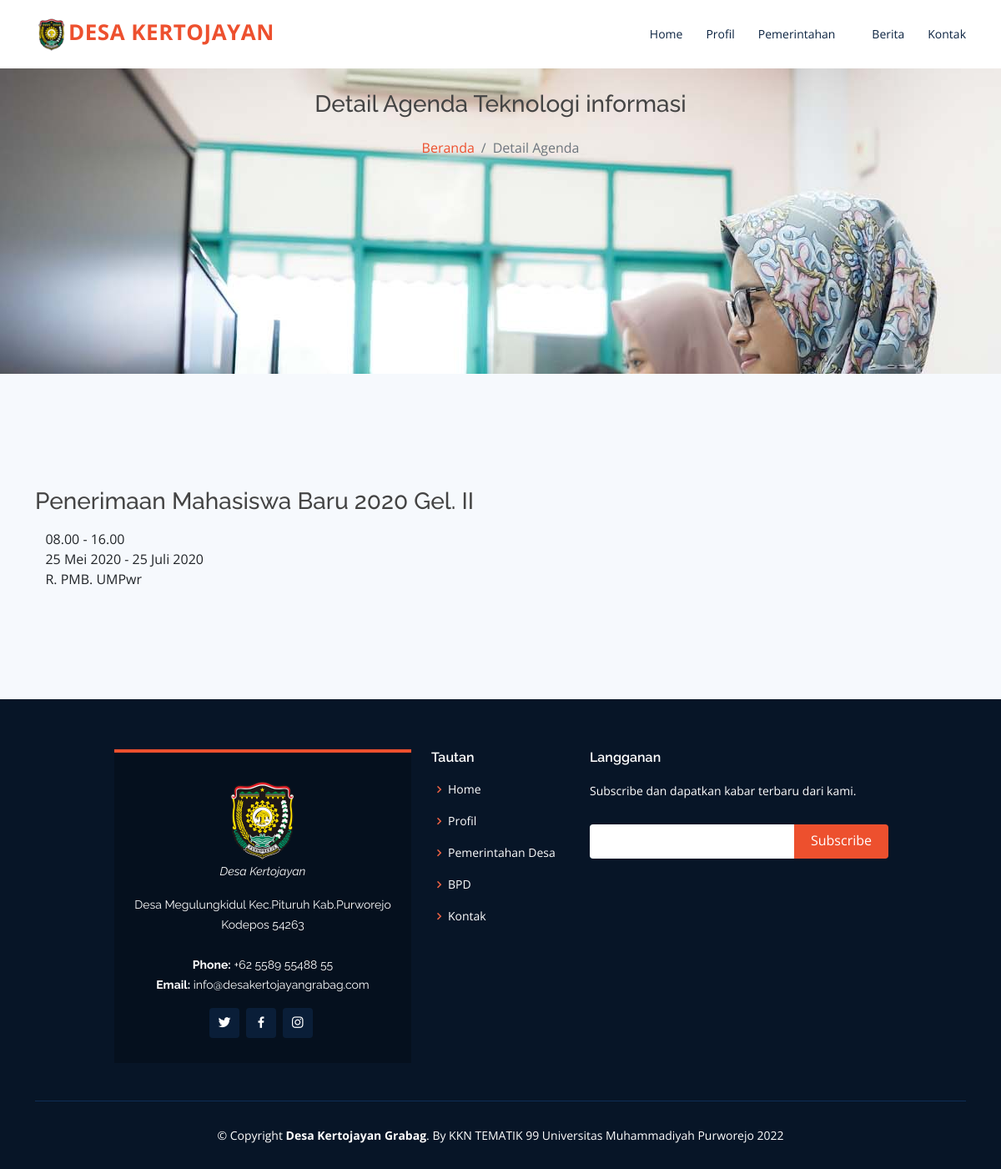
Page /agenda/detail/5 on the committed database.
### tables this page shows
CREATE TABLE `agenda` (
  `idagenda` int(11) NOT NULL,
  `agenda_detail` text NOT NULL,
  `agenda_day` varchar(32) NOT NULL,
  `agenda_time` varchar(64) NOT NULL,
  `location_agenda` varchar(255) NOT NULL,
  `time_agenda` varchar(255) NOT NULL,
  `agenda_month` varchar(32) NOT NULL,
  `agenda_date` varchar(32) NOT NULL,
  `agenda_description` text NOT NULL,
  `agenda_penyelenggara` varchar(255) NOT NULL,
  `agenda_contact` varchar(64) NOT NULL,
  `img_agenda` text NOT NULL
);

### application/controllers/Agenda.php (called while the page is built, shortened)
<?php
class Agenda extends CI_Controller
{
    public function __construct()
    {
        $this->load->model('Beranda_m');
    }
    public function detail($idagenda)
    {
        $data['detail']             = $this->Beranda_m->getDataAgendaById($idagenda);
        $data['frontdatarow']       = $this->Beranda_m->getAllDataRow();
        $data['newsrow']            = $this->Beranda_m->getDataNewsRow();
        $this->load->view('templates/header', $data);
        $this->load->view('agenda/detailagenda', $data);
        $this->load->view('templates/footer', $data);
    }
}

### index.php (called while the page is built, shortened)
<?php
require_once BASEPATH.'core/CodeIgniter.php';

### application/models/Beranda_m.php (called while the page is built, shortened)
<?php
class Beranda_m extends CI_Model
{
    public function getDataAgendaById($idagenda)
    {
        return $this->db->get_where('agenda', array('idagenda' => $idagenda))->row();
    }
}

### application/views/agenda/detailagenda.php (the view, shortened to what this page needs)
<section id="hero_sub_head" class="d-flex justify-content-center mt-5" style="background-image: url('<?= base_url() ?>assets/img/header/sub-header3.jpg');">
    <div id="breadcrumb" class="container " data-aos="zoom-out" data-aos-delay="100">
        <h3 class="text-center">Detail Agenda<span> Teknologi informasi</span>
        </h3>
        <nav aria-label="breadcrumb ">
            <ol class="breadcrumb bg-transparent justify-content-center">
                <li class="breadcrumb-item"><a href="<?= base_url() ?>">Beranda</a></li>
                <li class="breadcrumb-item active " aria-current="page">Detail Agenda</li>
            </ol>
        </nav>
    </div>
</section>
<section class="pengumuman section-bg">
    <div class="container">
        <?php
        if (isset($detail)) {
        ?>
            <div class="row  ">
                <div class="col-md-12">
                    <div class="timeline">
                        <div class="col-md-12">
                            <div class="tl-item">
                                <div class="tl-circle">&nbsp;</div>
                            </div>
                            <div class="tl-item">
                                <div class="tl-circle">&nbsp;</div>
                            </div>
                            <div class="tl-item">
                                <div class="tl-event">
                                    <div class="agenda-title">
                                        <h3 class="ml-5 mt-1"><?= $detail->agenda_detail; ?></h3>
                                        <span class="ml-5 text-dark"><i class="icofont-clock-time pr-1"></i><?= $detail->agenda_time; ?></span>
                                        <br>
                                        <span class="ml-5 text-dark"><i class="icofont-calendar pr-1"></i><?= $detail->time_agenda; ?></span>
                                        <br>
                                        <span class="ml-5 text-dark"><i class="icofont-location-pin pr-1"></i><?= $detail->location_agenda; ?></span>
                                        <br>
                                        <span class="ml-5 text-dark"><i class="icofont-ui-user-group pr-1"></i><?= $detail->agenda_penyelenggara; ?></span>
                                        <br>
                                        <span class="ml-5 text-dark"><i class="icofont-ui-contact-list pr-1"></i><?= $detail->agenda_contact; ?></span>
                                    </div>
                                </div>
                            </div>
                            <div class="tl-item">
                                <div class="tl-end">&nbsp;</div>
                            </div>
                        </div>
                    </div>
                </div>
            </div>
        <?php
        } else {
            echo "";
        }
        ?>
    </div>
</section>

### assets/css/style.css (style rules this page uses)
body { font-family: "Open Sans", sans-serif; color: #444444; }
a { color: #ed502e; text-decoration: none; }
h1, h2, h3, h4, h5, h6 { font-family: "Raleway", sans-serif; }
@media (prefers-reduced-motion: no-preference) { :root { scroll-behavior: auto; } }
#hero_sub_head { width: 100%; height: 50vh; background-color: rgba(4, 12, 21, 0.8); overflow: hidden; position: relative; }
section { padding: 60px 0; }
.section-bg { background-color: #f6f9fd; }
.breadcrumb { padding: 15px 0; background: #f6f9fd; min-height: 40px; margin-top: 1 5vh; }

### rows in the picture
agenda: agenda_detail "Penerimaan Mahasiswa Baru 2020 Gel. II", agenda_time "08.00 - 16.00", time_agenda "25 Mei 2020 - 25 Juli 2020", location_agenda "R. PMB. UMPwr"
